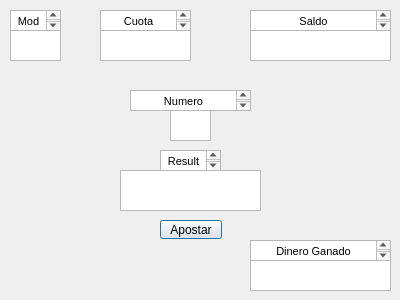
<?xml version="1.0" encoding="UTF-8"?>
<ui version="4.0">
 <class>Dialog</class>
 <widget class="QDialog" name="Dialog">
  <property name="geometry">
   <rect>
    <x>0</x>
    <y>0</y>
    <width>400</width>
    <height>300</height>
   </rect>
  </property>
  <property name="windowTitle">
   <string>Dialog</string>
  </property>
  <widget class="QListView" name="Modalidad">
   <property name="geometry">
    <rect>
     <x>10</x>
     <y>30</y>
     <width>51</width>
     <height>31</height>
    </rect>
   </property>
  </widget>
  <widget class="QListView" name="Saldo">
   <property name="geometry">
    <rect>
     <x>250</x>
     <y>30</y>
     <width>141</width>
     <height>31</height>
    </rect>
   </property>
  </widget>
  <widget class="QListView" name="Cuota">
   <property name="geometry">
    <rect>
     <x>100</x>
     <y>30</y>
     <width>91</width>
     <height>31</height>
    </rect>
   </property>
  </widget>
  <widget class="QListView" name="DineroGanado">
   <property name="geometry">
    <rect>
     <x>250</x>
     <y>260</y>
     <width>141</width>
     <height>31</height>
    </rect>
   </property>
  </widget>
  <widget class="QListView" name="Resultado">
   <property name="geometry">
    <rect>
     <x>120</x>
     <y>170</y>
     <width>141</width>
     <height>41</height>
    </rect>
   </property>
  </widget>
  <widget class="QListView" name="numeroSeleccionado">
   <property name="geometry">
    <rect>
     <x>170</x>
     <y>110</y>
     <width>41</width>
     <height>31</height>
    </rect>
   </property>
  </widget>
  <widget class="QPushButton" name="Apostar">
   <property name="geometry">
    <rect>
     <x>160</x>
     <y>220</y>
     <width>62</width>
     <height>19</height>
    </rect>
   </property>
   <property name="text">
    <string>Apostar</string>
   </property>
  </widget>
  <widget class="QTextEdit" name="textEdit">
   <property name="geometry">
    <rect>
     <x>10</x>
     <y>10</y>
     <width>51</width>
     <height>21</height>
    </rect>
   </property>
   <property name="html">
    <string>&lt;!DOCTYPE HTML PUBLIC &quot;-//W3C//DTD HTML 4.0//EN&quot; &quot;http://www.w3.org/TR/REC-html40/strict.dtd&quot;&gt;
&lt;html&gt;&lt;head&gt;&lt;meta name=&quot;qrichtext&quot; content=&quot;1&quot; /&gt;&lt;style type=&quot;text/css&quot;&gt;
p, li { white-space: pre-wrap; }
&lt;/style&gt;&lt;/head&gt;&lt;body style=&quot; font-family:'MS Shell Dlg 2'; font-size:8.1pt; font-weight:400; font-style:normal;&quot;&gt;
&lt;p align=&quot;center&quot; style=&quot; margin-top:0px; margin-bottom:0px; margin-left:0px; margin-right:0px; -qt-block-indent:0; text-indent:0px;&quot;&gt;Modalidad&lt;/p&gt;&lt;/body&gt;&lt;/html&gt;</string>
   </property>
  </widget>
  <widget class="QTextEdit" name="textEdit_2">
   <property name="geometry">
    <rect>
     <x>100</x>
     <y>10</y>
     <width>91</width>
     <height>21</height>
    </rect>
   </property>
   <property name="html">
    <string>&lt;!DOCTYPE HTML PUBLIC &quot;-//W3C//DTD HTML 4.0//EN&quot; &quot;http://www.w3.org/TR/REC-html40/strict.dtd&quot;&gt;
&lt;html&gt;&lt;head&gt;&lt;meta name=&quot;qrichtext&quot; content=&quot;1&quot; /&gt;&lt;style type=&quot;text/css&quot;&gt;
p, li { white-space: pre-wrap; }
&lt;/style&gt;&lt;/head&gt;&lt;body style=&quot; font-family:'MS Shell Dlg 2'; font-size:8.1pt; font-weight:400; font-style:normal;&quot;&gt;
&lt;p align=&quot;center&quot; style=&quot; margin-top:0px; margin-bottom:0px; margin-left:0px; margin-right:0px; -qt-block-indent:0; text-indent:0px;&quot;&gt;Cuota&lt;/p&gt;&lt;/body&gt;&lt;/html&gt;</string>
   </property>
  </widget>
  <widget class="QTextEdit" name="textEdit_3">
   <property name="geometry">
    <rect>
     <x>250</x>
     <y>10</y>
     <width>141</width>
     <height>21</height>
    </rect>
   </property>
   <property name="html">
    <string>&lt;!DOCTYPE HTML PUBLIC &quot;-//W3C//DTD HTML 4.0//EN&quot; &quot;http://www.w3.org/TR/REC-html40/strict.dtd&quot;&gt;
&lt;html&gt;&lt;head&gt;&lt;meta name=&quot;qrichtext&quot; content=&quot;1&quot; /&gt;&lt;style type=&quot;text/css&quot;&gt;
p, li { white-space: pre-wrap; }
&lt;/style&gt;&lt;/head&gt;&lt;body style=&quot; font-family:'MS Shell Dlg 2'; font-size:8.1pt; font-weight:400; font-style:normal;&quot;&gt;
&lt;p align=&quot;center&quot; style=&quot; margin-top:0px; margin-bottom:0px; margin-left:0px; margin-right:0px; -qt-block-indent:0; text-indent:0px;&quot;&gt;Saldo&lt;/p&gt;&lt;/body&gt;&lt;/html&gt;</string>
   </property>
  </widget>
  <widget class="QTextEdit" name="textEdit_4">
   <property name="geometry">
    <rect>
     <x>130</x>
     <y>90</y>
     <width>121</width>
     <height>21</height>
    </rect>
   </property>
   <property name="html">
    <string>&lt;!DOCTYPE HTML PUBLIC &quot;-//W3C//DTD HTML 4.0//EN&quot; &quot;http://www.w3.org/TR/REC-html40/strict.dtd&quot;&gt;
&lt;html&gt;&lt;head&gt;&lt;meta name=&quot;qrichtext&quot; content=&quot;1&quot; /&gt;&lt;style type=&quot;text/css&quot;&gt;
p, li { white-space: pre-wrap; }
&lt;/style&gt;&lt;/head&gt;&lt;body style=&quot; font-family:'MS Shell Dlg 2'; font-size:8.1pt; font-weight:400; font-style:normal;&quot;&gt;
&lt;p align=&quot;center&quot; style=&quot; margin-top:0px; margin-bottom:0px; margin-left:0px; margin-right:0px; -qt-block-indent:0; text-indent:0px;&quot;&gt;Numero Seleccionado&lt;/p&gt;&lt;/body&gt;&lt;/html&gt;</string>
   </property>
  </widget>
  <widget class="QTextEdit" name="textEdit_5">
   <property name="geometry">
    <rect>
     <x>160</x>
     <y>150</y>
     <width>61</width>
     <height>21</height>
    </rect>
   </property>
   <property name="html">
    <string>&lt;!DOCTYPE HTML PUBLIC &quot;-//W3C//DTD HTML 4.0//EN&quot; &quot;http://www.w3.org/TR/REC-html40/strict.dtd&quot;&gt;
&lt;html&gt;&lt;head&gt;&lt;meta name=&quot;qrichtext&quot; content=&quot;1&quot; /&gt;&lt;style type=&quot;text/css&quot;&gt;
p, li { white-space: pre-wrap; }
&lt;/style&gt;&lt;/head&gt;&lt;body style=&quot; font-family:'MS Shell Dlg 2'; font-size:8.1pt; font-weight:400; font-style:normal;&quot;&gt;
&lt;p align=&quot;center&quot; style=&quot; margin-top:0px; margin-bottom:0px; margin-left:0px; margin-right:0px; -qt-block-indent:0; text-indent:0px;&quot;&gt;Resultado&lt;/p&gt;&lt;/body&gt;&lt;/html&gt;</string>
   </property>
  </widget>
  <widget class="QTextEdit" name="textEdit_6">
   <property name="geometry">
    <rect>
     <x>250</x>
     <y>240</y>
     <width>141</width>
     <height>21</height>
    </rect>
   </property>
   <property name="html">
    <string>&lt;!DOCTYPE HTML PUBLIC &quot;-//W3C//DTD HTML 4.0//EN&quot; &quot;http://www.w3.org/TR/REC-html40/strict.dtd&quot;&gt;
&lt;html&gt;&lt;head&gt;&lt;meta name=&quot;qrichtext&quot; content=&quot;1&quot; /&gt;&lt;style type=&quot;text/css&quot;&gt;
p, li { white-space: pre-wrap; }
&lt;/style&gt;&lt;/head&gt;&lt;body style=&quot; font-family:'MS Shell Dlg 2'; font-size:8.1pt; font-weight:400; font-style:normal;&quot;&gt;
&lt;p align=&quot;center&quot; style=&quot; margin-top:0px; margin-bottom:0px; margin-left:0px; margin-right:0px; -qt-block-indent:0; text-indent:0px;&quot;&gt;Dinero Ganado&lt;/p&gt;&lt;/body&gt;&lt;/html&gt;</string>
   </property>
  </widget>
 </widget>
 <resources/>
 <connections/>
</ui>
